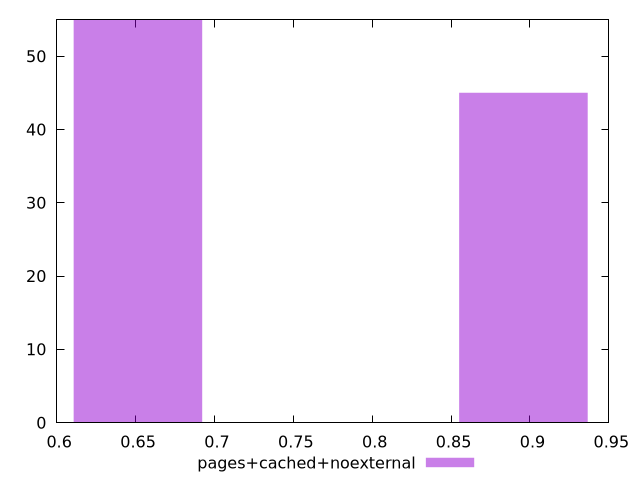

Generate this figure with gnuplot:
$_pagesCachedNoexternal <<EOF
0.8958520099543271 45
0.6515287345122379 55
EOF
set key outside below
set terminal pngcairo
set output "report_00004_2020-11-02T20-21-41.718Z/render-blocking-resources/pages+cached+noexternal//hist.png"
set yrange [0:55]
set boxwidth 0.08144109181402974
set style fill transparent solid 0.5 noborder
plot $_pagesCachedNoexternal title "pages+cached+noexternal" with boxes ,
